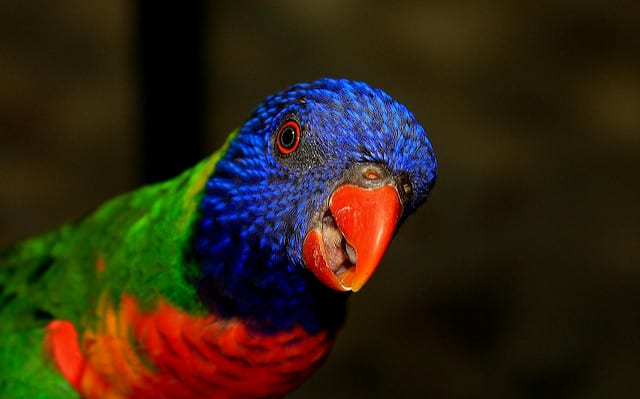
#> input picture lab1/bird.jpg, 640 x 399 px, found by its file name
$ jupyter execute lab1-Partie1.ipynb
#> lines starting #> are read from the running program, lines starting #| are printed output that depends on the picture
[cell 1]
#Azaiez Mohamed amine & Jlassi Olfa

# imread and display image
import cv2


# path
path = r'C:\Users\asus\Desktop\opencv\s1\bird.jpg'

# Reading an image in default mode
image = cv2.imread(path)
#> image is the input picture: shape (399, 640, 3); mean B, G, R 18.8, 36.2, 47.8

# Window name in which image is displayed
window_name = 'image'

# Using cv2.imshow() method
# Displaying the image
cv2.imshow(window_name, image)

#waits for user to press any key
#(this is necessary to avoid Python kernel form crashing)
cv2.waitKey(0)

#closing all open windows
cv2.destroyAllWindows()

def image_augmentation(image):

    #flipping
    image2 = cv2.flip(image, 0)
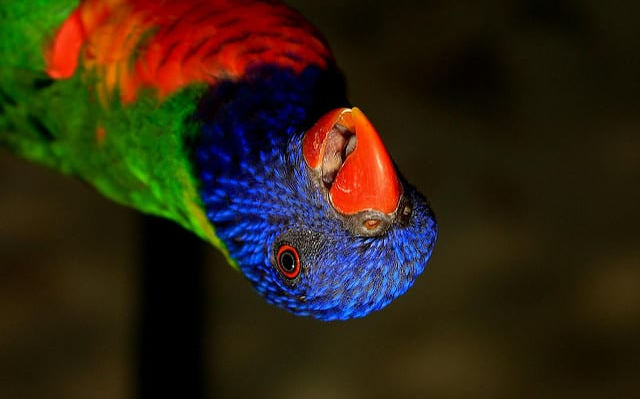
#> image2: shape (399, 640, 3); mean B, G, R 18.8, 36.2, 47.8

    # Displaying the image
    cv2.imshow("flipping", image2)
    cv2.waitKey(0)

    #Cropping
    crop = image[50:180, 100:300]
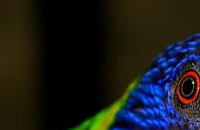
#> crop: shape (130, 200, 3); mean B, G, R 25.8, 26.3, 25.2
    cv2.imshow('cropped', crop)
    cv2.waitKey(0)
    cv2.destroyAllWindows()

    #Scaling
    bigger = cv2.resize(image, (1050, 1610))
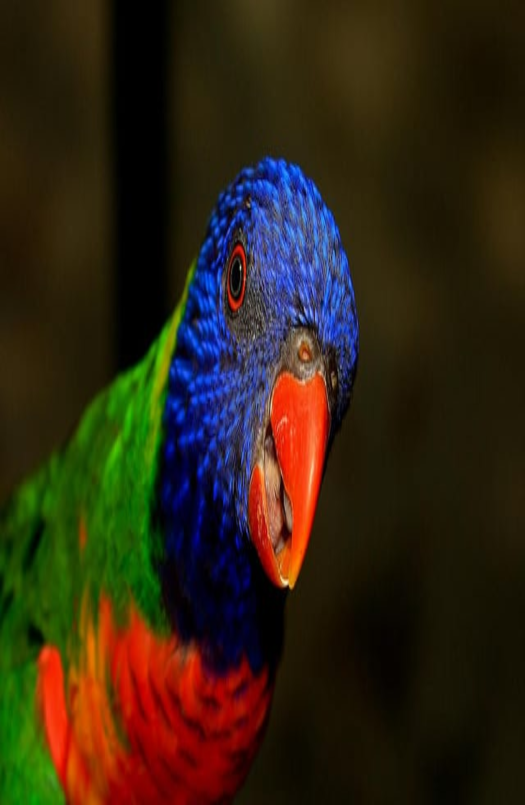
#> bigger: shape (1610, 1050, 3) (shown at 1/2 size); mean B, G, R 18.7, 36.1, 47.7
    cv2.imshow('Scaling', bigger)
    cv2.waitKey(0)
    cv2.destroyAllWindows()

    #Rotating

    # Extracting height and width from
    # image shape
    height, width = image.shape[:2]
#> height = 399; width = 640

    # get the center coordinates of the
    # image to create the 2D rotation
    # matrix
    center = (width/2, height/2)
#> center = (320, 199.5)

    rotate_matrix = cv2.getRotationMatrix2D(center=center, angle=90, scale=1)

    # rotate the image using cv2.warpAffine
    # 90 degree anticlockwise
    rotated_image = cv2.warpAffine(src=image, M=rotate_matrix, dsize=(width, height))
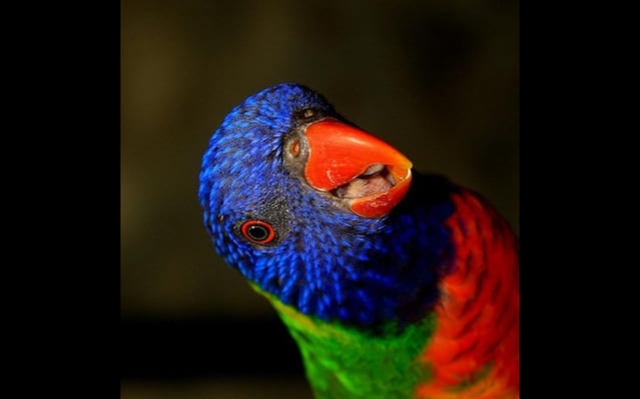
#> rotated_image: shape (399, 640, 3); mean B, G, R 17, 21.9, 31.8

    cv2.imshow("rotated image:", rotated_image)
    cv2.waitKey(0)
    cv2.destroyAllWindows()

    #Brightness
    import numpy as np

    matrix = np.ones(image.shape, dtype = "uint8") * 120
    image2 = cv2.add(image, matrix)
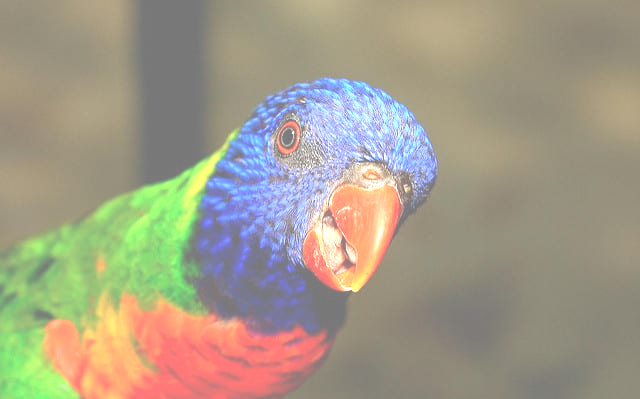
#> image2: shape (399, 640, 3); mean B, G, R 136.7, 155.9, 163.1
    cv2.imshow("Brightness:", image2)
    cv2.waitKey(0)
    cv2.destroyAllWindows()

    # Median Blur
    median = cv2.medianBlur(image, 5)
    cv2.imshow('Median Blurring', median)
    cv2.waitKey(0)

    #Sharpening
    Kernel = np.array([[0, -1, 0], [-1, 5, -1], [0, -1, 0]])
    sharpened = cv2.filter2D(image, -1, Kernel)
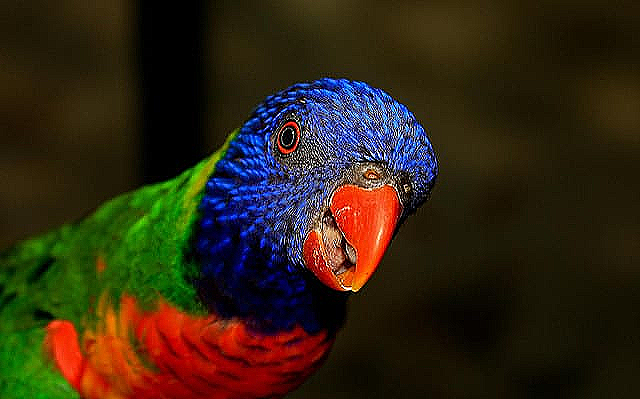
#> sharpened: shape (399, 640, 3); mean B, G, R 19.2, 37.2, 48.8
    cv2.imshow('sharpened', sharpened)
    cv2.waitKey(0)

image_augmentation(image)
